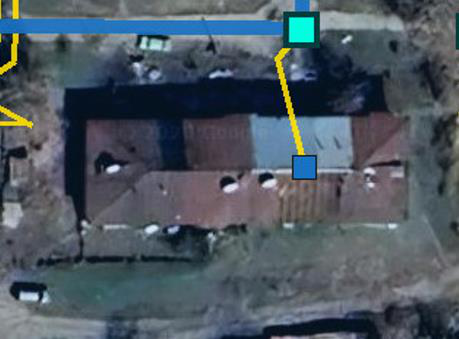
#> input picture work/altay3/img_9_p1.png, 459 x 339 px, found by its file name
$ python 60d_calibrate.py
#> lines starting #> are read from the running program, lines starting #| are printed output that depends on the picture; after the words box and inside, x2 and y2 are one past the last pixel; in counts of white or black regions, pixels touching at a corner belong together
#!/usr/bin/env python3
# -*- coding: utf-8 -*-
"""Task 60d: калибровка зума скриншота altay3 по элементам символики
(квадрат ДХ, муфта, толщина дропа/кабеля) — скриншот vs карта 06 (v8).
Затем сегментация здания на скриншоте -> реальные размеры в метрах.
Сдвиг шапки +300px по Y на карте учтён (урок Task 59)."""
import json, math
import cv2
import numpy as np

BASE = '/home/z/my-project'
KEY = 'altaiskiy'
FIG = f'{BASE}/work/altay3/img_9_p1.png'
MAP = f'{BASE}/work/altay3/map06_v8.jpg'
HH = 300


def mosaic_to_map(tr, x, y):
    Mi = tr['M_inv']
    return (Mi[0][0] * x + Mi[0][1] * y + Mi[0][2],
            Mi[1][0] * x + Mi[1][1] * y + Mi[1][2] + HH)


def measure_square(img, cx, cy, R=22):
    """Размер цветного квадрата с тёмной обводкой: ширина линии профиля."""
    row = img[int(cy), int(cx) - R:int(cx) + R].astype(int)
    best = None
    # ищем подряд идущие пиксели «насыщенно-синие»
    hsv = cv2.cvtColor(img, cv2.COLOR_BGR2HSV)
    h, s, v = hsv[:, :, 0], hsv[:, :, 1], hsv[:, :, 2]
    m = (s > 130) & (v > 70) & (h > 100) & (h < 130)
    col = m[int(cy), int(cx) - R:int(cx) + R]
    idx = np.where(col)[0]
    if len(idx) > 0:
        best = int(idx.max() - idx.min() + 1)
    col2 = m[int(cx) and int(cy) - R or 0: 0, 0]  # noop
    # вертикальный профиль
    colv = m[int(cy) - R:int(cy) + R, int(cx)]
    idxv = np.where(colv)[0]
    bestv = int(idxv.max() - idxv.min() + 1) if len(idxv) else None
    return best, bestv


def main():
    # ---------- 1. измерения на скриншоте ----------
    fig = cv2.imread(FIG)
#> fig is the input picture: shape (339, 459, 3); mean B, G, R 97.1, 87.3, 76.3
    hsv = cv2.cvtColor(fig, cv2.COLOR_BGR2HSV)
#> hsv: shape (339, 459, 3); mean H, S, V 106.3, 75.2, 99.8
    h, s, v = hsv[:, :, 0], hsv[:, :, 1], hsv[:, :, 2]
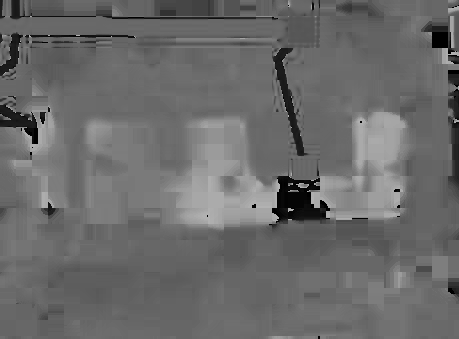
#> h: shape (339, 459); min 0, max 179, mean 106.3
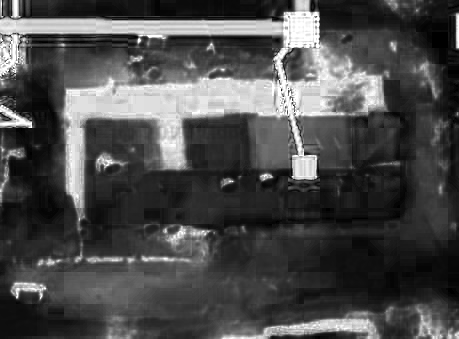
#> s: shape (339, 459); min 0, max 255, mean 75.2
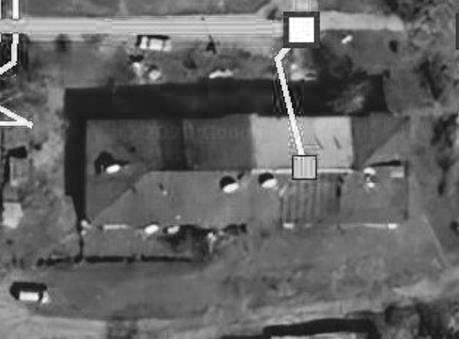
#> v: shape (339, 459); min 2, max 255, mean 99.8
    print('=== СКРИНШОТ 459x339 ===')
    # квадрат: центр по блобу (292..317,155..179)
    sq_cx, sq_cy = 304, 167
    m_sq = (s > 120) & (v > 70) & (h > 100) & (h < 135)
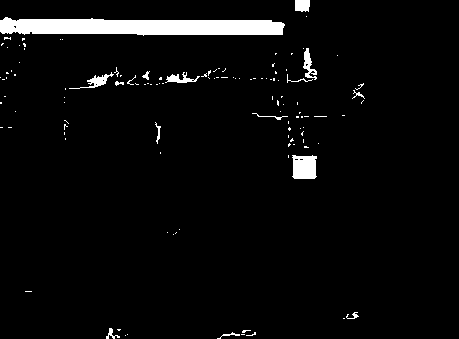
#> m_sq: shape (339, 459) bool; 4% white; 121 white regions (105 under 20 px), largest, box (x1, y1, x2, y2) and area: (0, 17, 285, 36) 4174, (292, 155, 317, 179) 531, (303, 48, 317, 80) 196
    # морфология: взять связный компонент вокруг центра
    n, lab, st, cent = cv2.connectedComponentsWithStats((m_sq * 255).astype(np.uint8), 8)
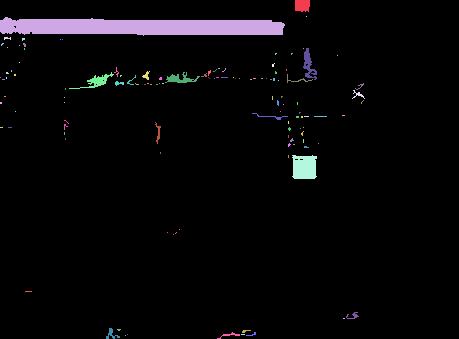
#> lab: shape (339, 459) int32; 122 distinct labels, from 0 to 121; one colour per label, 0 black
#> n = 122; st = 122 rows, first 6: [0, 0, 459, 339, 149370], [295, 0, 15, 12, 165], [0, 17, 285, 19, 4174], [306, 16, 1, 1, 1], [4, 37, 7, 3, 14], [22, 38, 3, 3, 7]; cent = 122 pairs, first value 0 to 361.8, second value 5.06 to 335
    sq_sz = None
    for i in range(1, n):
        x, y, w2, hh2, a = st[i]
        if x <= sq_cx < x + w2 and y <= sq_cy < y + hh2 and a > 200:
            sq_sz = (w2, hh2, a)
            print(f'  квадрат ДХ: bbox {w2}x{hh2}, area {a}, at({x},{y})')
#> this loop made 121 passes
#> (x, y, w2, hh2, a) on passes 1 to 12: (295, 0, 15, 12, 165), (0, 17, 285, 19, 4174), (306, 16, 1, 1, 1), (4, 37, 7, 3, 14), (22, 38, 3, 3, 7), (60, 39, 1, 1, 1), (62, 39, 1, 1, 1), (1, 43, 3, 3, 5), (23, 43, 3, 4, 9), (19, 45, 1, 1, 1), (7, 47, 1, 1, 1), (24, 48, 1, 2, 2)
#|   квадрат ДХ: bbox 25x24, area 531, at(292,155)
    # муфта (циан): блоб у (288,16,27x27)
    m_cy = (s > 110) & (v > 70) & (h > 78) & (h < 100)
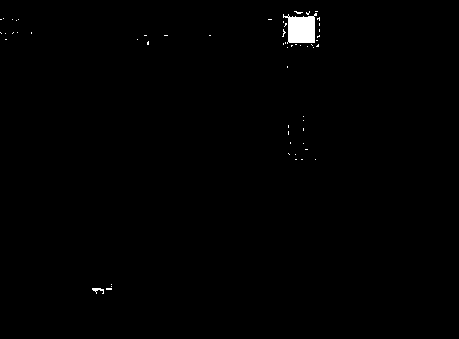
#> m_cy: shape (339, 459) bool; 0.6% white; 57 white regions (55 under 20 px), largest, box (x1, y1, x2, y2) and area: (283, 13, 317, 44) 734, (92, 288, 104, 294) 37
    n, lab, st, cent = cv2.connectedComponentsWithStats((m_cy * 255).astype(np.uint8), 8)
#> lab: shape (339, 459) int32; 58 distinct labels, from 0 to 57
#> n = 58; st = 58 rows, first 6: [0, 0, 459, 339, 154665], [294, 11, 9, 3, 14], [306, 11, 4, 4, 8], [315, 11, 3, 1, 3], [283, 13, 34, 31, 734], [317, 17, 3, 4, 7]; cent = 58 pairs, first value 0.5 to 319, second value 11 to 289.6
    for i in range(1, n):
        x, y, w2, hh2, a = st[i]
        if a > 300:
            print(f'  муфта: bbox {w2}x{hh2}, area {a}, at({x},{y})')
#> this loop made 57 passes
#> (x, y, w2, hh2, a) on passes 1 to 12: (294, 11, 9, 3, 14), (306, 11, 4, 4, 8), (315, 11, 3, 1, 3), (283, 13, 34, 31, 734), (317, 17, 3, 4, 7), (0, 19, 2, 1, 2), (3, 18, 1, 1, 1), (12, 19, 1, 1, 1), (18, 19, 1, 1, 1), (268, 19, 4, 1, 4), (16, 20, 1, 1, 1), (283, 21, 1, 2, 2)
#|   муфта: bbox 34x31, area 734, at(283,13)
    # дроп: толщина жёлтой линии на y=100 (между муфтой y43 и квадратом y155)
    m_y = (s > 110) & (v > 70) & (h > 20) & (h < 38)
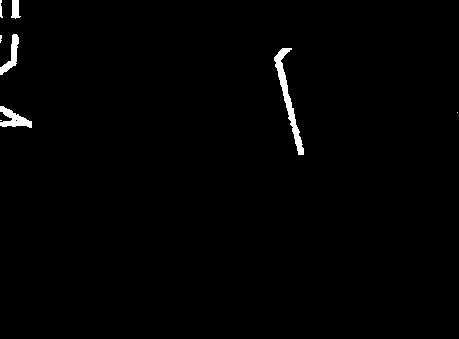
#> m_y: shape (339, 459) bool; 1% white; 8 white regions (3 under 20 px), largest, box (x1, y1, x2, y2) and area: (274, 48, 304, 155) 729, (0, 106, 32, 128) 351, (0, 34, 19, 75) 291, (11, 0, 21, 19) 132, (0, 0, 3, 18) 34
    widths = []
    for yy in (70, 90, 110, 130):
        col = m_y[yy, :]
        idx = np.where(col)[0]
        if len(idx):
            # самый правый кластер (дроп у x~274-303)
            splits = np.where(np.diff(idx) > 3)[0]
            groups = np.split(idx, splits + 1)
            g = max(groups, key=lambda g: g.max())
            widths.append(int(g.max() - g.min() + 1))
#> this loop made 4 passes
#> (idx, splits) on pass 1: ([0, 1, 2, 3, 4, 5, 6, 7, 277, 278, 279, 280, 281, 282, 283], [7])
#> (splits, g) on pass 3: ([11], [287, 288, 289, 290, 291, 292, 293])
#> after the loop, widths = [7, 6, 7, 7]
    print(f'  дроп: толщина по горизонтали на y=70..130: {widths}')
#|   дроп: толщина по горизонтали на y=70..130: [7, 6, 7, 7]
    # кабель: толщина на x=100
    m_c = (s > 120) & (v > 70) & (h > 100) & (h < 130)
    col = m_c[:, 100]
    idx = np.where(col)[0]
#> idx = 24 values from 19 to 85
    if len(idx):
        print(f'  кабель: толщина при x=100: {int(idx.max()-idx.min()+1)} px '
              f'(y {idx.min()}..{idx.max()})')
#|   кабель: толщина при x=100: 67 px (y 19..85)

    # ---------- 2. измерения на карте 06 ----------
    print('=== КАРТА 06 (v8) ===')
#> (the run stopped early here; a loop or call above may not have finished)

$ run again, with work/altay3/bld_clean_4x.png copied over work/altay3/img_9_p1.png
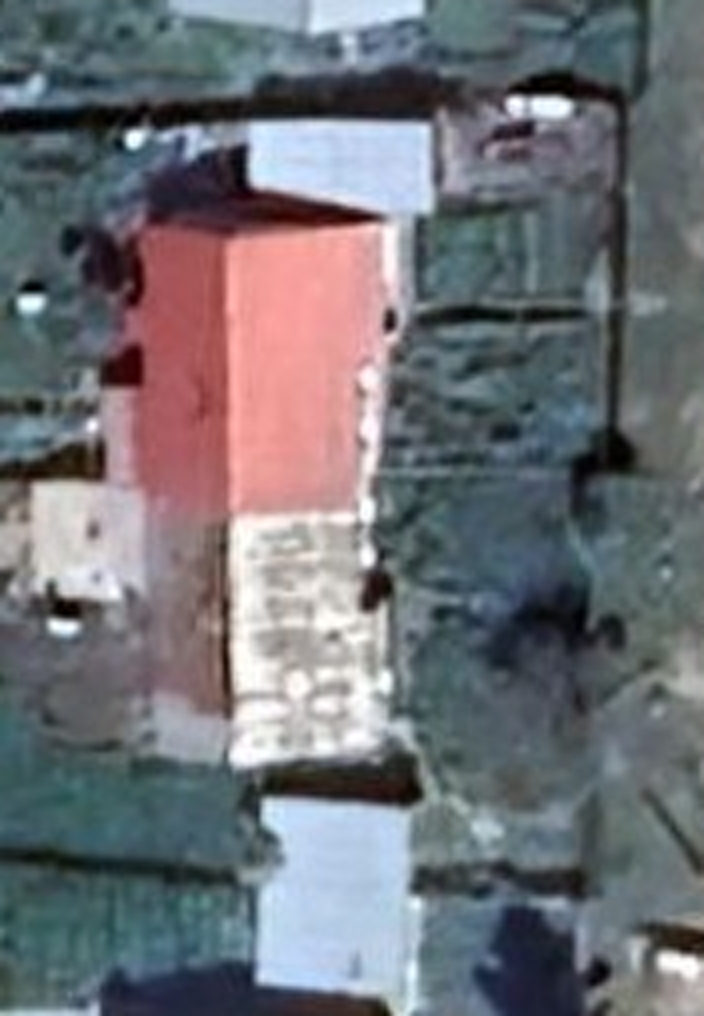
#> input picture work/altay3/bld_clean_4x.png, 704 x 1016 px, found by its file name
#> in main, fig is the input picture: shape (1016, 704, 3); mean B, G, R 118, 112.5, 111
#> hsv: shape (1016, 704, 3); mean H, S, V 91.8, 54.8, 127.1
#> in main, `m_sq = (s > 120) & (v > 70) & (h > 100) & (h < 135)`:
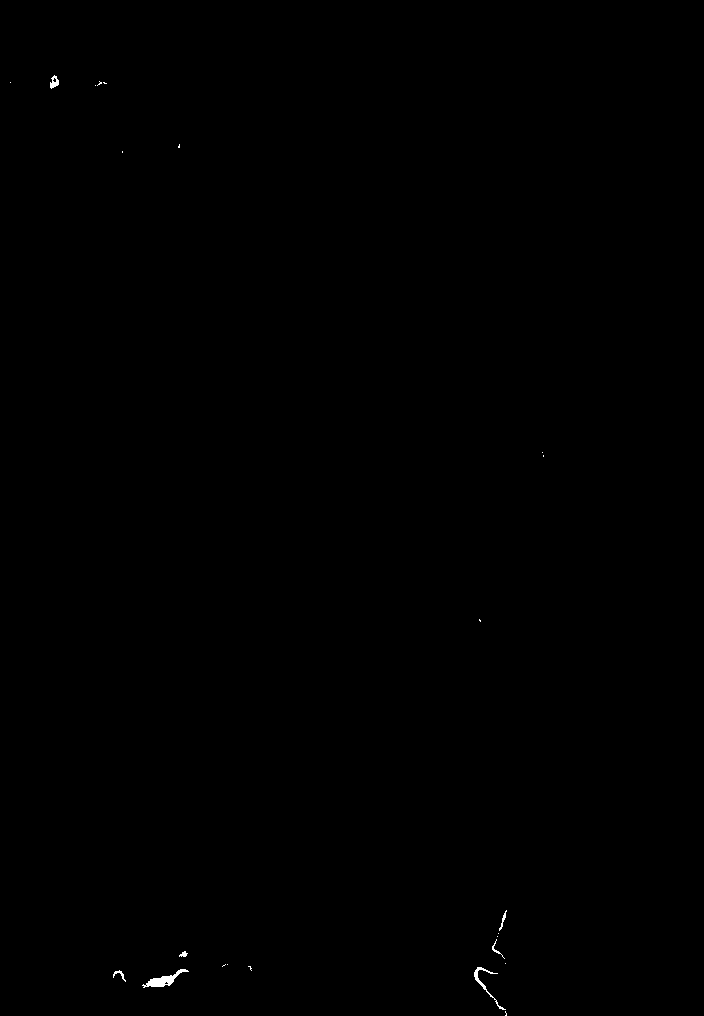
#> m_sq: shape (1016, 704) bool; 0.1% white; 23 white regions (16 under 20 px), largest, box (x1, y1, x2, y2) and area: (142, 969, 189, 988) 293, (474, 967, 506, 1010) 164, (50, 75, 59, 89) 73
#> in main, `n, lab, st, cent = cv2.connectedComponentsWithStats((m_sq * 255).astyp..`: n = 24; st = 24 rows, first 6: [0, 0, 704, 1016, 714521], [50, 75, 9, 14, 73], [97, 81, 5, 5, 9], [10, 82, 1, 1, 1], [103, 82, 4, 2, 5], [95, 85, 1, 1, 1]; cent = 24 rows, first 8: [351.6, 507.1], [53.88, 82], [99.33, 83], [10, 82], [104.4, 82.6], [95, 85], [178.7, 145.8], [122, 151.5]
#> the loop in main, `for i in range(1, n):` made 23 passes
#> (x, y, w2, hh2, a) on passes 1 to 8: (50, 75, 9, 14, 73), (97, 81, 5, 5, 9), (10, 82, 1, 1, 1), (103, 82, 4, 2, 5), (95, 85, 1, 1, 1), (178, 144, 2, 4, 6), (122, 151, 1, 2, 2), (542, 452, 1, 1, 1)
#> in main, `m_cy = (s > 110) & (v > 70) & (h > 78) & (h < 100)`:
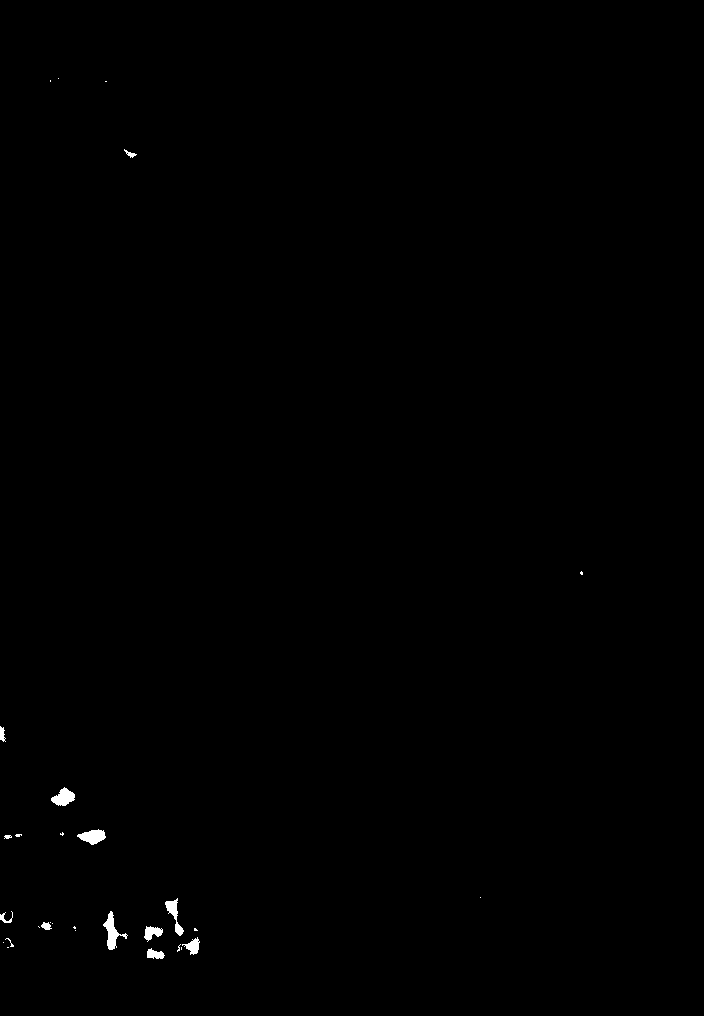
#> m_cy: shape (1016, 704) bool; 0.27% white; 30 white regions (17 under 20 px), largest, box (x1, y1, x2, y2) and area: (103, 911, 128, 950) 338, (77, 829, 106, 845) 283, (51, 787, 75, 806) 276
#> in main, `n, lab, st, cent = cv2.connectedComponentsWithStats((m_cy * 255).astyp..`: n = 31; st = 31 rows, first 6: [0, 0, 704, 1016, 713310], [58, 78, 1, 1, 1], [50, 80, 1, 2, 2], [105, 81, 2, 1, 2], [124, 149, 13, 9, 44], [580, 571, 3, 4, 9]; cent = 31 pairs, first value 1.84 to 581.1, second value 78 to 953.9
#> the loop in main, `for i in range(1, n):` made 30 passes
#> (x, y, w2, hh2, a) on passes 1 to 8: (58, 78, 1, 1, 1), (50, 80, 1, 2, 2), (105, 81, 2, 1, 2), (124, 149, 13, 9, 44), (580, 571, 3, 4, 9), (0, 726, 6, 16, 62), (51, 787, 24, 19, 276), (77, 829, 29, 16, 283)
#> (printed output is left out)
#> m_y: shape (1016, 704) bool; every value is 0
#> after the loop in main, `for yy in (70, 90, 110, 130):`: widths = []
#|   дроп: толщина по горизонтали на y=70..130: []
#> idx = [82, 83]
#|   кабель: толщина при x=100: 2 px (y 82..83)

$ run again, with work/altay3/building_zoom.png copied over work/altay3/img_9_p1.png
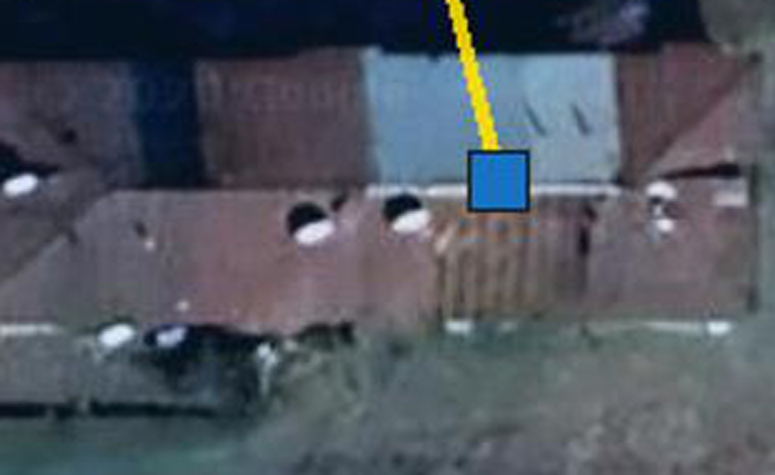
#> input picture work/altay3/building_zoom.png, 775 x 475 px, found by its file name
#> in main, fig is the input picture: shape (475, 775, 3); mean B, G, R 95, 85.3, 79.4
#> hsv: shape (475, 775, 3); mean H, S, V 113.7, 69.3, 97.6
#> in main, `m_sq = (s > 120) & (v > 70) & (h > 100) & (h < 135)`:
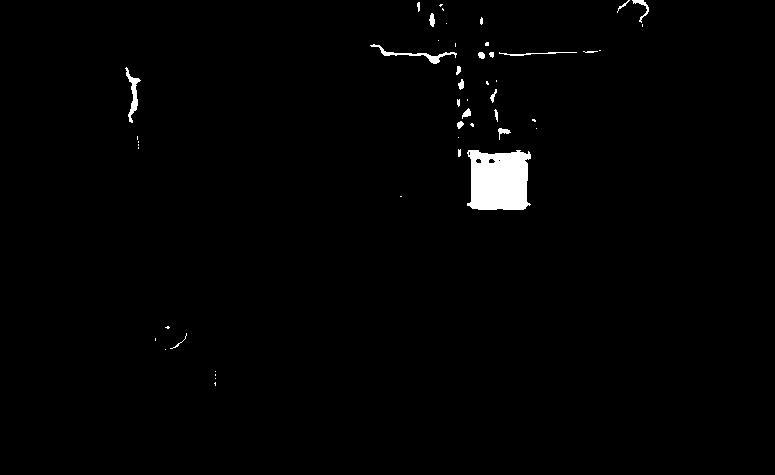
#> m_sq: shape (475, 775) bool; 1.3% white; 49 white regions (28 under 20 px), largest, box (x1, y1, x2, y2) and area: (467, 150, 531, 210) 3262, (370, 44, 457, 64) 296, (125, 67, 141, 123) 275
#> in main, `n, lab, st, cent = cv2.connectedComponentsWithStats((m_sq * 255).astyp..`: n = 50; st = 50 rows, first 6: [0, 0, 775, 475, 363400], [617, 0, 13, 13, 31], [632, 0, 17, 23, 97], [417, 2, 3, 10, 23], [439, 4, 4, 3, 7], [442, 8, 2, 3, 4]; cent = 50 pairs, first value 132.6 to 642, second value 4.71 to 383.4
#> the loop in main, `for i in range(1, n):` made 49 passes
#> (x, y, w2, hh2, a) on passes 1 to 8: (617, 0, 13, 13, 31), (632, 0, 17, 23, 97), (417, 2, 3, 10, 23), (439, 4, 4, 3, 7), (442, 8, 2, 3, 4), (429, 13, 6, 14, 57), (480, 17, 3, 8, 19), (446, 23, 1, 1, 1)
#> m_cy: shape (475, 775) bool; 0.05% white in thin lines or dots, all inside (x1, y1, x2, y2) = (13, 53, 536, 475)
#> in main, `n, lab, st, cent = cv2.connectedComponentsWithStats((m_cy * 255).astyp..`: n = 24; st = 24 rows, first 6: [0, 0, 775, 475, 367936], [494, 53, 3, 4, 8], [495, 62, 2, 3, 3], [460, 72, 1, 1, 1], [457, 74, 4, 9, 31], [495, 82, 3, 7, 13]; cent = 24 rows, first 8: [387, 237.1], [494.8, 54.5], [495.3, 63], [460, 72], [458.4, 77.9], [495.7, 85.31], [458.4, 94.45], [492, 103]
#> the loop in main, `for i in range(1, n):` made 23 passes
#> (x, y, w2, hh2, a) on passes 1 to 8: (494, 53, 3, 4, 8), (495, 62, 2, 3, 3), (460, 72, 1, 1, 1), (457, 74, 4, 9, 31), (495, 82, 3, 7, 13), (457, 90, 4, 9, 20), (492, 103, 1, 1, 1), (468, 107, 1, 1, 1)
#> in main, `m_y = (s > 110) & (v > 70) & (h > 20) & (h < 38)`:
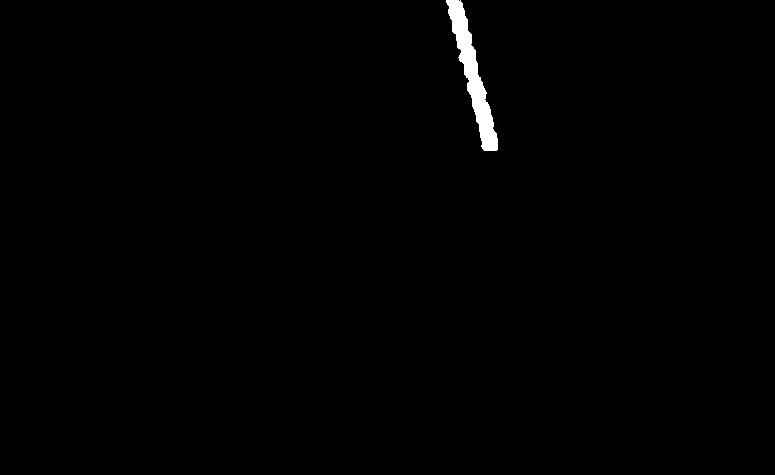
#> m_y: shape (475, 775) bool; 0.65% white; 1 white region, box (x1, y1, x2, y2) and area: (446, 0, 498, 151) 2386
#> after the loop in main, `for yy in (70, 90, 110, 130):`: widths = [14, 19, 17, 15]
#|   дроп: толщина по горизонтали на y=70..130: [14, 19, 17, 15]
#> in main, `idx = np.where(col)[0]`: idx = empty array

$ run again, with work/altay3/cand1_prigorodnoe_context.png copied over work/altay3/img_9_p1.png
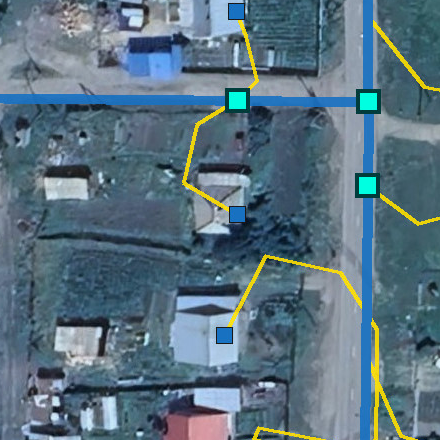
#> input picture work/altay3/cand1_prigorodnoe_context.png, 440 x 440 px, found by its file name
#> in main, fig is the input picture: shape (440, 440, 3); mean B, G, R 128.1, 114.1, 90.3
#> hsv: shape (440, 440, 3); mean H, S, V 102.1, 90.8, 132.5
#> m_sq: shape (440, 440) bool; 9.6% white; 652 white regions (601 under 20 px), largest, box (x1, y1, x2, y2) and area: (62, 260, 160, 318) 2424, (360, 198, 373, 440) 2418, (201, 198, 307, 265) 2260
#> in main, `n, lab, st, cent = cv2.connectedComponentsWithStats((m_sq * 255).astyp..`: n = 653; st = 653 rows, first 6: [0, 0, 440, 440, 175058], [6, 0, 1, 4, 4], [112, 0, 4, 1, 4], [206, 0, 2, 3, 5], [244, 0, 2, 3, 3], [265, 0, 5, 6, 13]; cent = 653 pairs, first value 0.5 to 439, second value 0 to 439
#> the loop in main, `for i in range(1, n):` made 652 passes
#> m_cy: shape (440, 440) bool; 4.5% white; 537 white regions (496 under 20 px), largest, box (x1, y1, x2, y2) and area: (398, 0, 440, 80) 2103, (248, 0, 320, 35) 1067, (406, 302, 440, 341) 592
#> in main, `n, lab, st, cent = cv2.connectedComponentsWithStats((m_cy * 255).astyp..`: n = 538; st = 538 rows, first 6: [0, 0, 440, 440, 184854], [4, 0, 1, 2, 2], [248, 0, 2, 1, 2], [252, 0, 6, 3, 11], [260, 0, 4, 2, 6], [248, 0, 72, 35, 1067]; cent = 538 pairs, first value 4 to 439, second value 0 to 439
#> the loop in main, `for i in range(1, n):` made 537 passes
#> (printed output is left out)
#> in main, `m_y = (s > 110) & (v > 70) & (h > 20) & (h < 38)`:
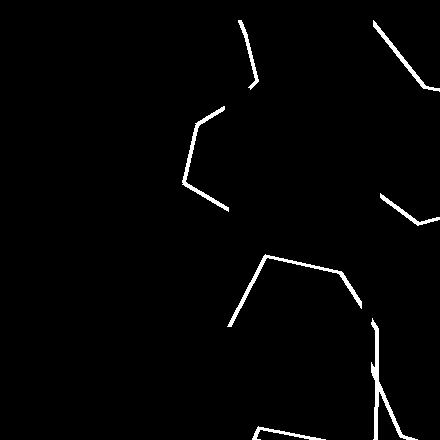
#> m_y: shape (440, 440) bool; 1.7% white; 7 white regions, largest, box (x1, y1, x2, y2) and area: (371, 318, 418, 440) 806, (227, 254, 362, 327) 735, (182, 106, 229, 212) 580
#> the loop in main, `for yy in (70, 90, 110, 130):` made 4 passes
#> (splits, groups) on pass 1: ([2], [[253, 254, 255], [408, 409, 410, 411, 412, 413]])
#> after the loop in main, `for yy in (70, 90, 110, 130):`: widths = [6, 7, 8, 4]
#|   дроп: толщина по горизонтали на y=70..130: [6, 7, 8, 4]
#> in main, `idx = np.where(col)[0]`: idx = 43 values from 95 to 381
#|   кабель: толщина при x=100: 287 px (y 95..381)
